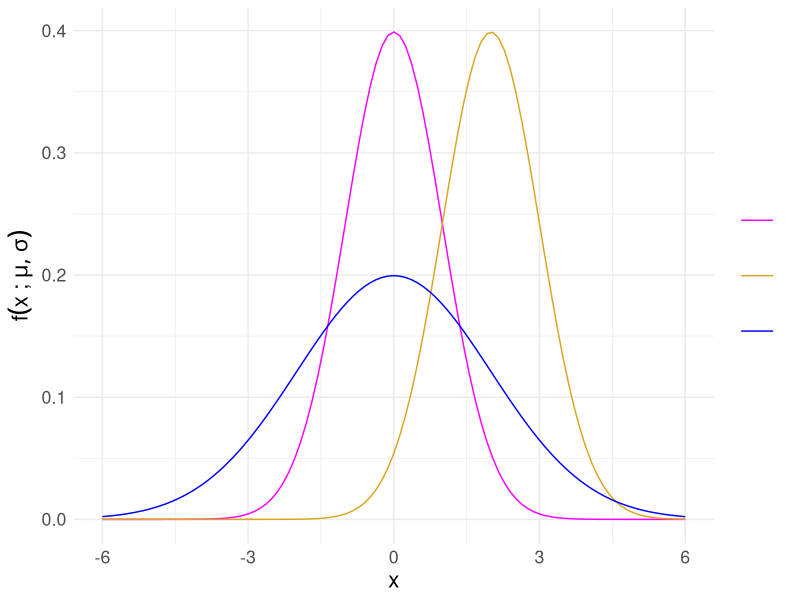
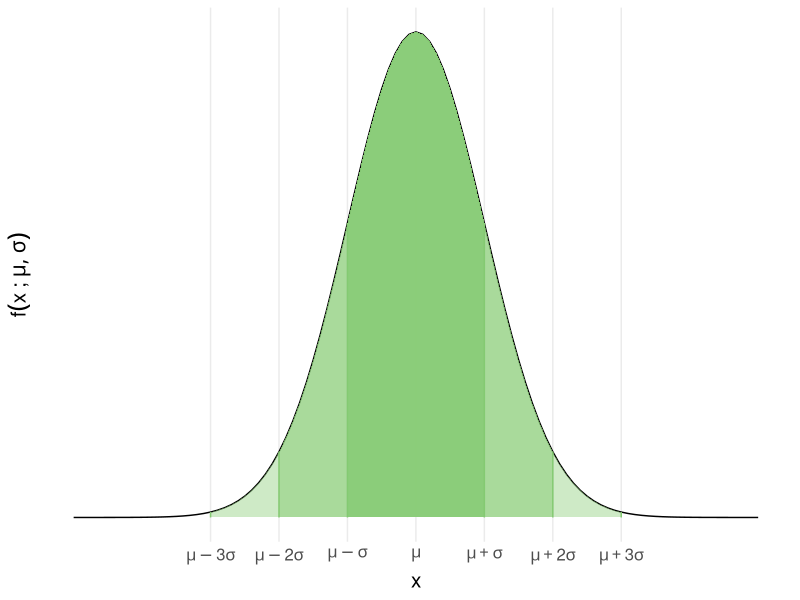
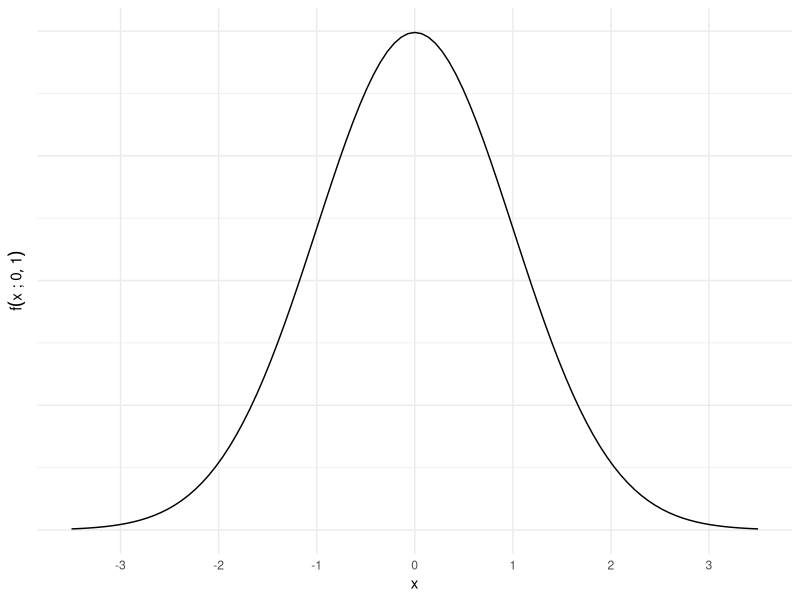
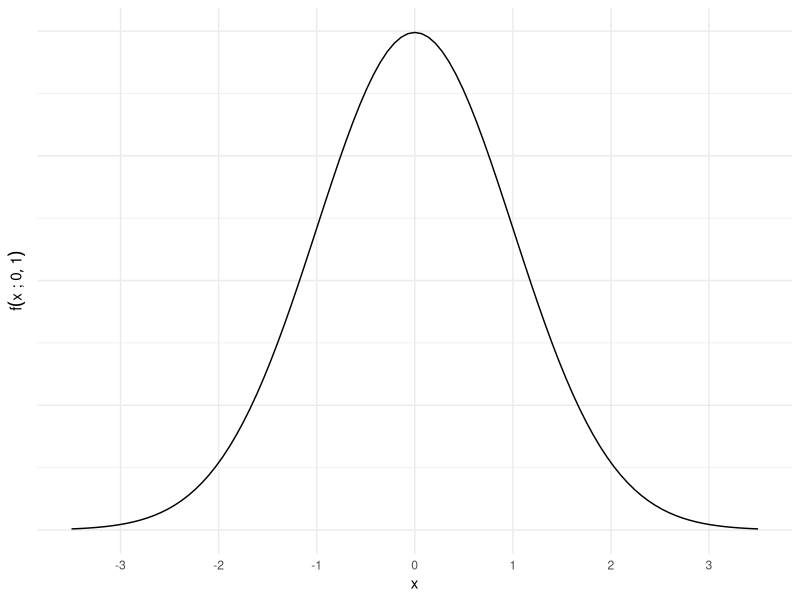
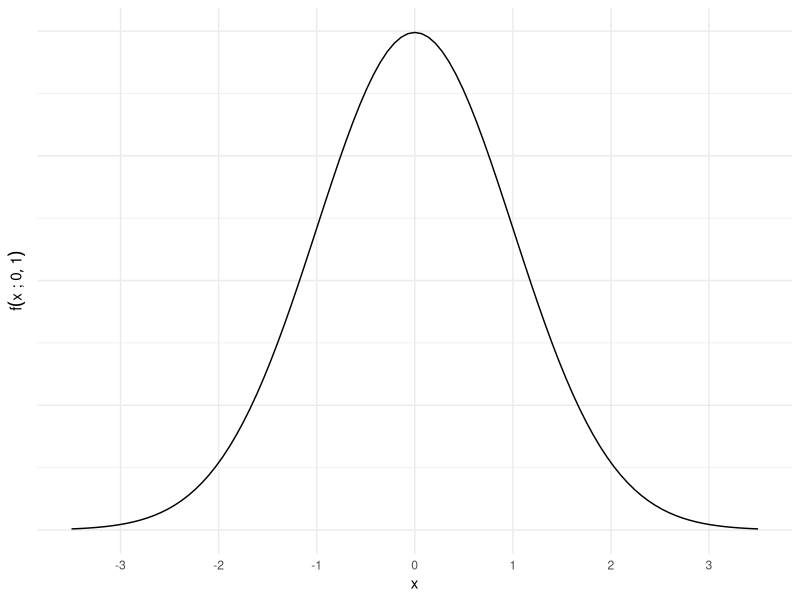
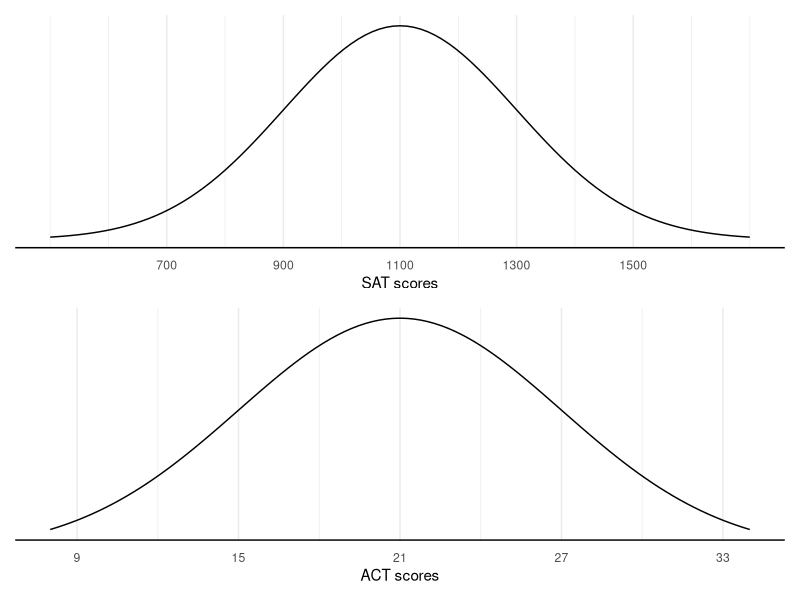
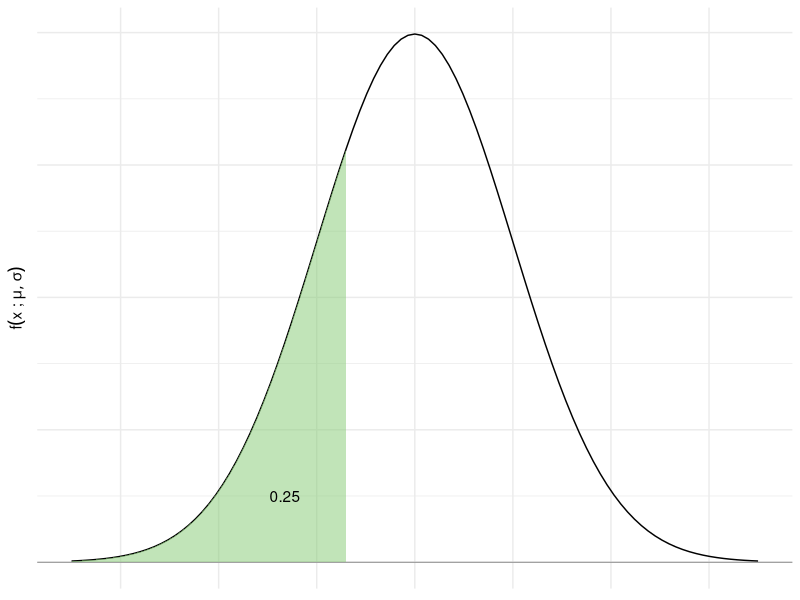
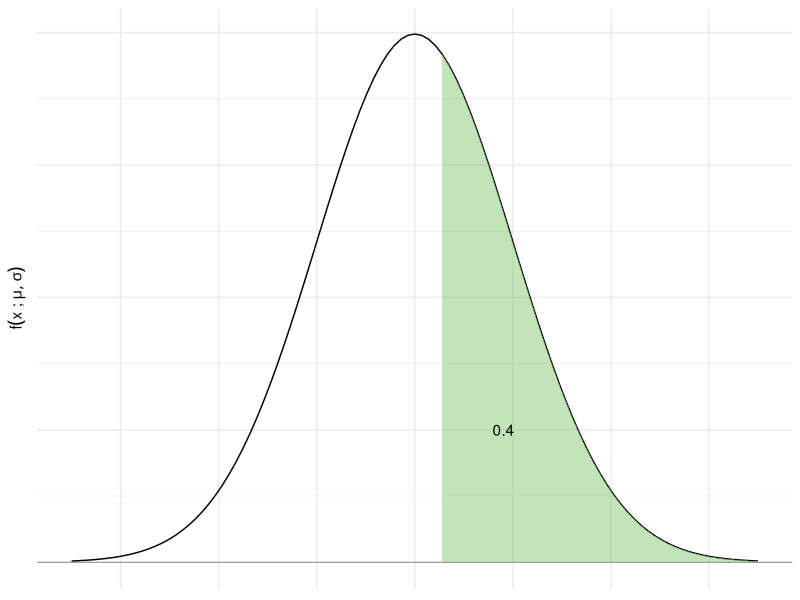

Reproduce these figures in R, in order.
## ---- chunk 1
library(tidyverse)
library(patchwork)
knitr::opts_chunk$set(echo = F) 
## ---- chunk 2
funcShaded <- function(x, lower_bound = -Inf, upper_bound = Inf) {
    y = dnorm(x, mean = mu, sd = sd)
    y[x < lower_bound] <- NA
    y[x > upper_bound] <- NA
    return(y)
}
base <- ggplot()+
    theme_minimal()
p_norms <- base +
  geom_function(aes(color = "normal1"), fun = dnorm) +
  geom_function(aes(color = "normal2"), fun = dnorm, args = list(mean = 2) ) +
  geom_function(aes(color = "normal3"), fun = dnorm, args = list(mean = 0, sd = 2)) +
  xlim(-6,6) +
  labs(x="x", y = expression(f(x ~ ";"~ mu, sigma)))+
  scale_color_manual(values= c("magenta", "goldenrod", "blue"), labels = c("\n\n", "\n\n", "\n\n")) +
  theme(legend.title = element_blank(), legend.key.width = unit(2, "line"), text=element_text(size = 16))


mu <- 0
sd <- 1
labs <- c(expression(mu - 3*sigma), expression(mu - 2*sigma),
          expression(mu - sigma),expression(mu ),
          expression(mu + sigma),expression(mu + 2*sigma),
          expression(mu +3*sigma))
df <- data.frame(x = c(-3,-2,-1,1,2,3))|>
  mutate(y = dnorm(x))
p68 <- base + 
    stat_function(fun = dnorm, args = list(mean = mu, sd = sd)) + 
    stat_function(fun = funcShaded, args = list(lower_bound = -1, upper_bound = 1),  geom = "area", fill = "#84CA72", alpha = .8) +
     stat_function(fun = funcShaded, args = list(lower_bound = -2, upper_bound = 2),  geom = "area", fill = "#84CA72", alpha = .5)  +
     stat_function(fun = funcShaded, args = list(lower_bound = -3, upper_bound = 3),  geom = "area", fill = "#84CA72", alpha = .4) +
  scale_x_continuous(limits = c(-5,5), breaks = -3:3, labels = labs, minor_breaks = NULL)  +
  theme(text= element_text(size = 15))+
  geom_segment(data = df, aes(x=x, y=y, xend = x, yend = 0), col = "#84CA72")+
    labs(x="x", y = expression(f(x ~ ";"~ mu, sigma))) +
  scale_y_continuous(breaks = NULL)

p_std <- base +
  geom_function(fun = dnorm) +
  scale_x_continuous(limits = c(-3.5,3.5),breaks = -3:3, minor_breaks = NULL)+
      labs(x="x", y = expression(f(x ~ ";"~ 0, 1)))+
  scale_y_continuous(labels = NULL)

p_empty <- base + 
  geom_function(fun = dnorm)+
  scale_x_continuous(limits = c(-3.5,3.5),breaks = -3:3, labels = NULL, minor_breaks = NULL)+
  geom_hline(yintercept = 0, col = "grey30", linewidth = 0.2)+
      labs(x= NULL, y = expression(f(x ~ ";"~ mu, sigma)))+
  scale_y_continuous(labels = NULL)

perc <- 0.25
ub <- qnorm(perc)
p_perc1 <- p_empty +
  stat_function(fun = funcShaded, args = list(upper_bound = ub),  geom = "area", fill = "#84CA72", alpha = .5)+
  annotate("text", label = as.character(perc), x = ub - 0.65, y = 0.05)

perc <- 0.6
ub <- qnorm(perc)
p_perc2 <-p_empty +
  stat_function(fun = funcShaded, args = list(lower_bound = ub),  geom = "area", fill = "#84CA72", alpha = .5)+
  annotate("text", label = as.character(1-perc), x = ub + 0.65, y = 0.1)
## ---- chunk 3
p_norms
## ---- chunk 4
p68
## ---- chunk 5
p_std  
## ---- chunk 6
p_std 
## ---- chunk 7
p_std 
## ---- chunk 8
p_sat <- base +
  geom_function(fun = dnorm, args = list(mean = 1100, sd = 200))+
  scale_x_continuous(limits = c(500, 1700), breaks = seq(700, 1500, 200)) +
  labs(x = "SAT scores", y = NULL) +
  scale_y_continuous(breaks = NULL) +
  theme(#panel.grid.major =  element_blank(),
        # panel.grid.minor =element_blank(),
        axis.line = element_line(colour = "black"),
        axis.ticks.length.x = unit(.25, "cm"))

p_act <- base +
  geom_function(fun = dnorm, args = list(mean = 21, sd = 6))+
  scale_x_continuous(limits = c(8, 34), breaks = seq(9, 33,6)) +
  labs(x = "ACT scores", y = NULL) +
  scale_y_continuous(breaks = NULL) +
  theme(#panel.grid.major =  element_blank(),
        # panel.grid.minor =element_blank(),
        axis.line = element_line(colour = "black"),
        axis.ticks.length.x = unit(.25, "cm"))
p_sat / p_act
## ---- chunk 9
p_perc1
## ---- chunk 10
p_perc2
## ---- chunk 11
    qnorm(0.6, mean = 0, sd = 1)
